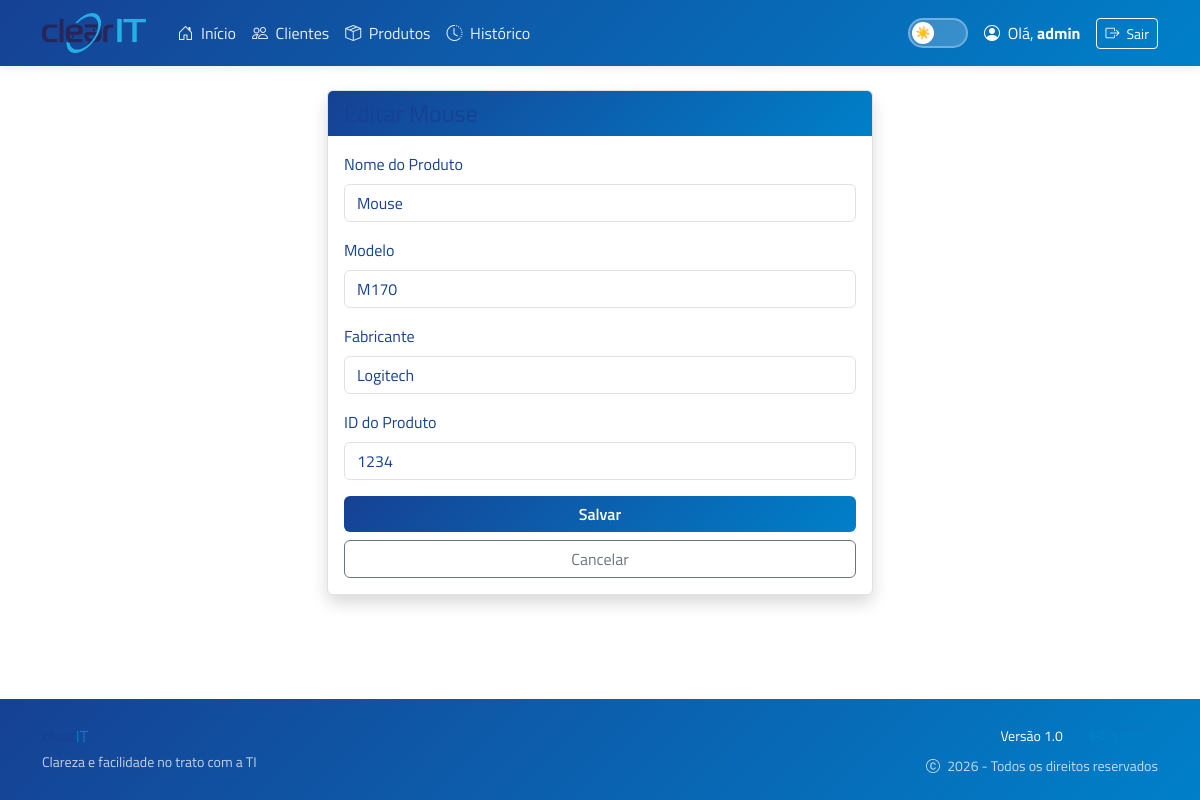
The app's page /produtos/editar/1/ (signed in) with its own data.
### core/models.py (models this page shows, shortened)
class Employee(AbstractUser):
    LOGIN_CHOICES = [
        ('LOCAL', 'Senha Local'),
        ('MS', 'Microsoft SSO'),
        ('HYBRID', 'Híbrido'),
    ]
    microsoft_oid = models.CharField(
        max_length=255,
        unique=True,
        null=True,
        blank=True,
        verbose_name="Microsoft Object ID"
    )
    login_type = models.CharField(
        max_length=10,
        choices=LOGIN_CHOICES,
        default='LOCAL'
    )
    department = models.CharField(max_length=100, blank=True, null=True)

class Product(models.Model):
    name = models.CharField(max_length=255, verbose_name="Nome do Produto")
    model = models.CharField(max_length=255, blank=True, null=False, verbose_name="Modelo")
    manufacturer = models.CharField(max_length=255, blank=True, null=False, verbose_name="Fabricante")
    product_id = models.CharField(max_length=255, blank=True, null=True, verbose_name= "ID do Produto", unique=True)
    class Meta:
        verbose_name = "Produto"
        verbose_name_plural = "Produtos"

### core/views/products.py (the view)
# urls.py: path('produtos/editar/<int:pk>/', gestor_only('change_product')(products.product_update), name='product_update'),
@login_required
def product_update(request, pk):
    product = get_object_or_404(Product, pk=pk)
    if request.method == 'POST':
        form = ProductForm(request.POST, instance=product)
        if form.is_valid():
            form.save()
            return redirect('product_list')
    else:
        form = ProductForm(instance=product)
    return render(request, 'core/products/form.html', {'form': form, 'title': f'Editar {product.name}'})

### core/forms.py
class ProductForm(forms.ModelForm):
    class Meta:
        model = Product
        fields = ['name', 'model', 'manufacturer', 'product_id']
        widgets = {
            'name': forms.TextInput(attrs={'class': 'form-control', 'placeholder': 'Ex: Mouse Logitech'}),
            'model': forms.TextInput(attrs={'class': 'form-control'}),
            'manufacturer': forms.TextInput(attrs={'class': 'form-control'}),
            'product_id': forms.TextInput(attrs={'class': 'form-control'}),
        }

### core/templates/core/products/form.html (shortened to what this page needs)
{% extends 'core/base.html' %}
{% block content %}
<div class="row justify-content-center">
    <div class="col-md-6">
        <div class="card shadow">
            <div class="card-header bg-white">
                <h4 class="mb-0">{{ title }}</h4>
            </div>
            <div class="card-body">
                <form method="post">
                    {% csrf_token %} {% for field in form %}
                    <div class="mb-3">
                        <label class="form-label">{{ field.label }}</label>
                        {{ field }}
                    </div>
                    {% endfor %}
                    <div class="d-grid gap-2">
                        <button type="submit" class="btn btn-primary">Salvar</button>
                        <a href="{% url 'product_list' %}" class="btn btn-outline-secondary">Cancelar</a>
                    </div>
                </form>
            </div>
        </div>
    </div>
</div>
{% endblock %}

### core/templates/core/base.html (shortened to what this page needs)
{% load static %}
<!DOCTYPE html>
<html lang="pt-br">
<head>
    <link href="https://cdn.jsdelivr.net/npm/bootstrap@5.3.0/dist/css/bootstrap.min.css" rel="stylesheet">
    <link rel="stylesheet" href="https://cdn.jsdelivr.net/npm/bootstrap-icons@1.13.1/font/bootstrap-icons.min.css">
    <link href="https://cdn.jsdelivr.net/npm/select2@4.1.0-rc.0/dist/css/select2.min.css" rel="stylesheet" />
    <link rel="stylesheet" href="https://cdn.jsdelivr.net/npm/select2-bootstrap-5-theme@1.3.0/dist/select2-bootstrap-5-theme.min.css" />
    <link rel="stylesheet" href="{% static 'core/css/clearit_theme.css' %}">
</head>
<body class="d-flex flex-column min-vh-100">
    <nav class="navbar navbar-expand-lg navbar-dark mb-4">
        <div class="container">
            <a class="navbar-brand d-flex align-items-center" href="{% url 'home' %}">
                <img src="{% static 'core/img/logo.png' %}"
                    alt="Logo ClearIT"
                    height="40"
                    class="d-inline-block align-text-top me-2">
            </a>
            <div class="collapse navbar-collapse" id="navbarContent">
                <div class="navbar-nav me-auto">
                    <a class="nav-link {% if request.resolver_match.url_name == 'home' %}active{% endif %}" href="{% url 'home' %}">
                        <i class="bi bi-house-door me-1"></i>
                        Início
                    </a>
                    <a class="nav-link {% if 'client' in request.path %}active{% endif %}" href="{% url 'client_list' %}">
                        <i class="bi bi-people me-1"></i>
                        Clientes
                    </a>
                    <a class="nav-link {% if 'product' in request.path %}active{% endif %}" href="{% url 'product_list' %}">
                        <i class="bi bi-box-seam me-1"></i>
                        Produtos
                    </a>
                    <a class="nav-link {% if 'historico' in request.path or 'movements' in request.path %}active{% endif %}" href="{% url 'movements_list' %}">
                        <i class="bi bi-clock-history me-1"></i>
                        Histórico
                    </a>
                </div>
                <div class="navbar-nav ms-auto d-flex align-items-center">
                    {% if user.is_authenticated %}
                        <span class="navbar-text text-white me-3 d-none d-md-block">
                            <i class="bi bi-person-circle me-1"></i>
                            Olá, <strong>{{ user.first_name|default:user.username }}</strong>
                        </span>
                        <a href="{% url 'account_logout' %}" class="btn btn-outline-light btn-sm">
                            <i class="bi bi-box-arrow-right me-1"></i>
                            Sair
                        </a>
                    {% else %}
                        <a href="{% url 'account_login' %}" class="btn btn-light btn-sm fw-bold">
                            <i class="bi bi-box-arrow-in-right me-1"></i>
                            Entrar
                        </a>
                    {% endif %}
                </div>
            </div>
        </div>
    </nav>
    <main class="container flex-grow-1 fade-in">
        {% block content %}{% endblock %}
    </main>
    <footer class="footer mt-auto py-4 bg-clearit-gradient text-white mt-5">
        <div class="container">
            <div class="row align-items-center">
                <div class="col-md-6 text-center text-md-start">
                    <h6 class="mb-1">
                        <strong>clear</strong><span style="color: #0080C9;">IT</span>
                    </h6>
                    <p class="mb-0 small opacity-75">
                        Clareza e facilidade no trato com a TI
                    </p>
                </div>
                <div class="col-md-6 text-center text-md-end">
                    <ul class="list-inline mb-0">
                        <li class="list-inline-item">
                            <span class="small">Versão 1.0</span>
                        </li>
                        <li class="list-inline-item ms-3">
                            <a href="mailto:kmaciel@clearit.com.br" class="text-white text-decoration-none small">
                                <i class="bi bi-envelope me-1"></i>
                            </a>
                        </li>
                    </ul>
                    <p class="mb-0 small opacity-75 mt-2">
                        <i class="bi bi-c-circle me-1"></i>
                        {% now "Y" %} - Todos os direitos reservados
                    </p>
                </div>
            </div>
        </div>
    </footer>
</body>
</html>

### core/static/core/css/clearit_theme.css (style rules this page uses)
:root { --clearit-azul-escuro: #164194; --clearit-azul-claro: #0080C9; --clearit-cinza: #9d9d9c; --clearit-laranja: #ef7d00; --clearit-verde: #00ab97; --clearit-amarelo: #ffcc00; --clearit-gradient: linear-gradient(135deg, #164194 0%, #0080C9 100%); --bg-primary: #ffffff; --bg-secondary: #f8f9fa; --bg-tertiary: #e9ecef; --text-primary: #164194; --text-secondary: #6c757d; --border-color: #dee2e6; --shadow: 0 2px 8px rgba(22, 65, 148, 0.1); --shadow-hover: 0 8px 16px rgba(22, 65, 148, 0.15); }
* { transition: background-color 0.3s ease, color 0.3s ease, border-color 0.3s ease; }
body { background-color: var(--bg-primary) !important; color: var(--text-primary) !important; font-family: 'Titillium Web', -apple-system, BlinkMacSystemFont, 'Segoe UI', sans-serif !important; }
.navbar { background: var(--clearit-gradient) !important; box-shadow: var(--shadow); }
.navbar-brand { font-weight: 700 !important; letter-spacing: 1px; color: white !important; }
.nav-link { color: rgba(255, 255, 255, 0.9) !important; font-weight: 500 !important; transition: all 0.3s ease; }
h1, h2, h3, h4, h5, h6 { color: var(--text-primary) !important; }
.card { background-color: var(--bg-primary) !important; border-color: var(--border-color) !important; color: var(--text-primary) !important; box-shadow: var(--shadow); transition: all 0.3s ease; }
.card-body, .card-text, .card-title { color: inherit !important; background-color: transparent !important; }
.card-header { background: var(--clearit-gradient) !important; color: white !important; border: none !important; font-weight: 600; }
.card-header:not(.bg-clearit-gradient):not([style*="background"]) { background-color: var(--bg-secondary) !important; color: var(--text-primary) !important; border-bottom-color: var(--border-color) !important; }
.btn-primary { background: var(--clearit-gradient) !important; border: none !important; color: white !important; font-weight: 600; transition: all 0.3s ease; }
.btn-outline-light { color: white !important; border-color: white !important; }
.btn-outline-secondary { color: var(--text-secondary) !important; border-color: var(--text-secondary) !important; }
label, .form-label { color: var(--text-primary) !important; font-weight: 500 !important; }
.form-control, .form-select, input[type="text"], input[type="email"], input[type="password"], input[type="number"], input[type="date"], textarea, select { background-color: var(--bg-primary) !important; color: var(--text-primary) !important; border-color: var(--border-color) !important; }
a:not(.btn):not(.nav-link) { color: var(--clearit-azul-claro) !important; }
.footer { background-color: var(--bg-primary) !important; border-top-color: var(--border-color) !important; color: var(--text-secondary) !important; }
.footer.bg-clearit-gradient { background: var(--clearit-gradient) !important; color: white !important; }
.container, .container-fluid { background-color: transparent !important; }
.fade-in { animation: fadeIn 0.5s ease; }
.bg-clearit-gradient { background: var(--clearit-gradient) !important; color: white !important; }

### records on screen
Employee: first_name "admin"
Product: form "Mouse" "M170" "Logitech" "1234"

### other values on screen
{{ field.label }} "Nome do Produto" "Modelo" "Fabricante" "ID do Produto"
